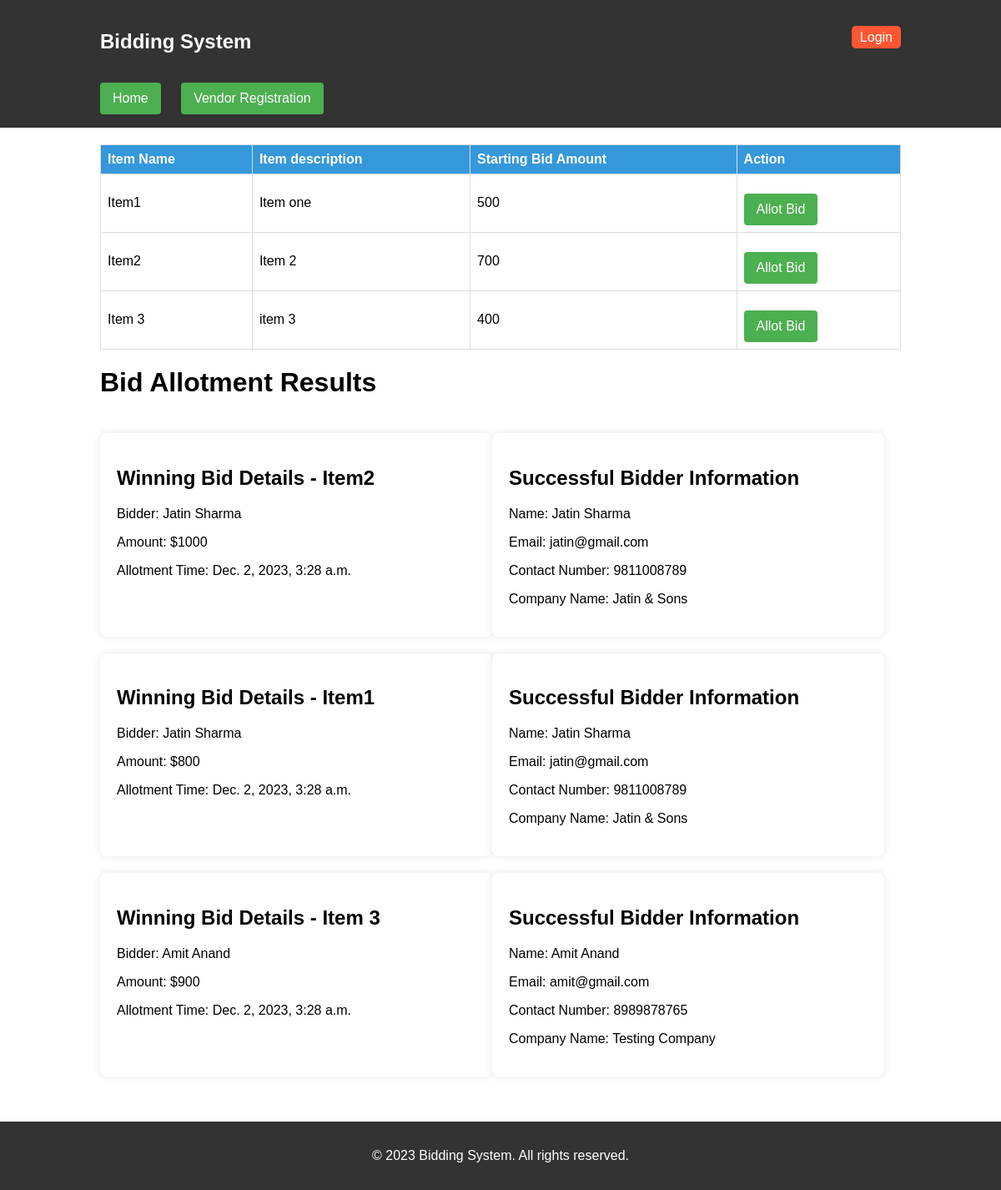
Page /bid-results/ on the committed database.
### biddingapp/models.py (models this page shows)
class Item(models.Model):
    name = models.CharField(max_length=30)
    description = models.TextField()
    starting_bid = models.IntegerField()
    created_at = models.DateTimeField(auto_now_add=True)
    updated_at = models.DateTimeField(auto_now=True)

class BidAllotment(models.Model):
    vendor = models.ForeignKey(Vendor, on_delete=models.CASCADE)
    item = models.ForeignKey(Item, on_delete=models.CASCADE)
    bid_amount = models.IntegerField()
    created_at = models.DateTimeField(auto_now_add=True)

class Vendor(models.Model):
    company_name = models.CharField(max_length=30)
    contact_person = models.CharField(max_length=30)
    email = models.EmailField(max_length=255, null=False)
    phone = models.CharField(max_length=20)
    created_at = models.DateTimeField(auto_now_add=True)

### biddingapp/views.py (the view)
# urls.py: path('bid-results/', views.bid_results),
@csrf_exempt
def bid_results(request):
    return render(request, "biddingapp/bid_results.html", {
        "items_list" : Item.objects.all(),
        "winners_list" : BidAllotment.objects.all(),
    })

### biddingapp/context_processors.py (called while the page is built, shortened)
def custom_processor(request):
    data = {"login": False, "admin": False}
    try:
        admin = request.session.get("admin")
        vendor_id = request.session.get("vendor")
    except Exception as e:
        pass
    return data

### biddingapp/templates/biddingapp/bid_results.html
{% extends "biddingapp/base.html" %}
{% block content %}
<div class="container" >
    <div class="bid-table">
        <table>
            <thead>
                <tr>
                    <th>Item Name</th>
                    <th>Item description</th>
                    <th>Starting Bid Amount</th>
                    <th>Action</th>
                </tr>
            </thead>
            <tbody>
                {% for item  in items_list %}
                <tr>
                    <td>{{item.name}}</td>
                    <td>{{item.description}}</td>
                    <td>{{item.starting_bid}}</td>
                    <td><a href="/bid-allotment/?item_id={{item.id}}">Allot Bid</a></td>
                </tr>
                {% endfor %}
            </tbody>
        </table>
    </div>
    <h1>Bid Allotment Results</h1>
    {% for data in winners_list %}
    <div style="display: flex;">
        <div class="allotment-details">
            <h2>Winning Bid Details - {{ data.item.name }}</h2>
            <p>Bidder: {{ data.vendor.contact_person }}</p>
            <p>Amount: ${{ data.bid_amount }}</p>
            <p>Allotment Time: {{ data.item.created_at }}</p>
        </div>
        <div class="successful-bidder">
            <h2>Successful Bidder Information</h2>
            <p>Name: {{ data.vendor.contact_person }}</p>
            <p>Email: {{ data.vendor.email }}</p>
            <p>Contact Number: {{ data.vendor.phone }}</p>
            <p>Company Name: {{ data.vendor.company_name }}</p>
        </div>
    </div>
    {% empty %}
    <div class="allotment-details">
        <p>No bids have been allotted yet.</p>
        <p>Press the "Allot Bid" button below to allot bids.</p>
    </div>
    {% endfor %}
</div>
<br> <br> <br>
{% endblock %}

### biddingapp/templates/biddingapp/base.html (shortened to what this page needs)
<!DOCTYPE html>
<html lang="en">
{% load static %}
<head>
    <link rel="stylesheet" href="{% static 'biddingapp/style.css' %}">
</head>
<body>
<header>
    <nav>
        <div class="container">
            <div class="user-details">
            {% if login %}
                <span class="welcome-message">
                    Welcome <b>{{ vendor_details.username }}</b>
                    | {{ vendor_details.email }}
                    | {{ vendor_details.company_name }}
                </span>
                <a href="/logout/" class="logout-button">Logout</a>
            {% else %}
                <a href="/login/" class="logout-button">Login</a>
            {% endif %}
            </div>
            <h1>Bidding System</h1>
                {% if admin %}
                    {% include "biddingapp/adminbase.html" %}
                {% else %}
                    {% include "biddingapp/vendorbase.html" %}
                {% endif %}
        </div>
    </nav>
</header>
{% block content %}
{% endblock content %}
<footer>
    <p>&copy; 2023 Bidding System. All rights reserved.</p>
</footer>
</body>
</html>

### biddingapp/templates/biddingapp/vendorbase.html
<ul>
    <li><a href="/">Home</a></li>
    {% if not login %}
            <li><a href="/register-vendor/">Vendor Registration</a></li>
    {% endif %}
</ul>

### biddingapp/static/biddingapp/style.css (style rules this page uses)
body { font-family: Arial, sans-serif; margin: 0; padding: 0; box-sizing: border-box; }
.container { width: 80%; margin: 0 auto; }
header { background-color: #333; color: #fff; padding: 1em 0; }
nav ul { list-style-type: none; margin: 0; padding: 0; }
nav ul li { display: inline; margin-right: 20px; }
.user-details { float: right; text-align: right; }
footer { background-color: #333; color: #fff; text-align: center; padding: 1em 0; bottom: 0; width: 100%; }
a { display: inline-block; margin-top: 15px; background-color: #4CAF50; color: #fff; padding: 10px 15px; text-decoration: none; border-radius: 4px; cursor: pointer; }
.logout-button { display: inline; padding: 5px 10px; background-color: #FF5733; color: #fff; text-decoration: none; border-radius: 5px; transition: background-color 0.3s ease; }
table { width: 100%; border-collapse: collapse; margin-top: 20px; }
th, td { border: 1px solid #ddd; padding: 8px; text-align: left; }
th { background-color: #3498db; color: #fff; }
.allotment-details, .successful-bidder { margin-top: 20px; }
.allotment-details, .successful-bidder { width: calc(50% - 10px); box-sizing: border-box; background-color: #fff; padding: 20px; border-radius: 8px; box-shadow: 0 0 10px rgba(0, 0, 0, 0.1); }

### rows in the picture
Item: name "Item1", description "Item one", starting_bid "500"
Item: name "Item2", description "Item 2", starting_bid "700"
Item: name "Item 3", description "item 3", starting_bid "400"
BidAllotment: item.name "Item2", vendor.contact_person "Jatin Sharma", bid_amount "1000", item.created_at "Dec. 2, 2023, 3:28 a.m.", vendor.email "jatin@gmail.com", vendor.phone "9811008789", vendor.company_name "Jatin & Sons"
BidAllotment: item.name "Item1", vendor.contact_person "Jatin Sharma", bid_amount "800", item.created_at "Dec. 2, 2023, 3:28 a.m.", vendor.email "jatin@gmail.com", vendor.phone "9811008789", vendor.company_name "Jatin & Sons"
BidAllotment: item.name "Item 3", vendor.contact_person "Amit Anand", bid_amount "900", item.created_at "Dec. 2, 2023, 3:28 a.m.", vendor.email "amit@gmail.com", vendor.phone "8989878765", vendor.company_name "Testing Company"
